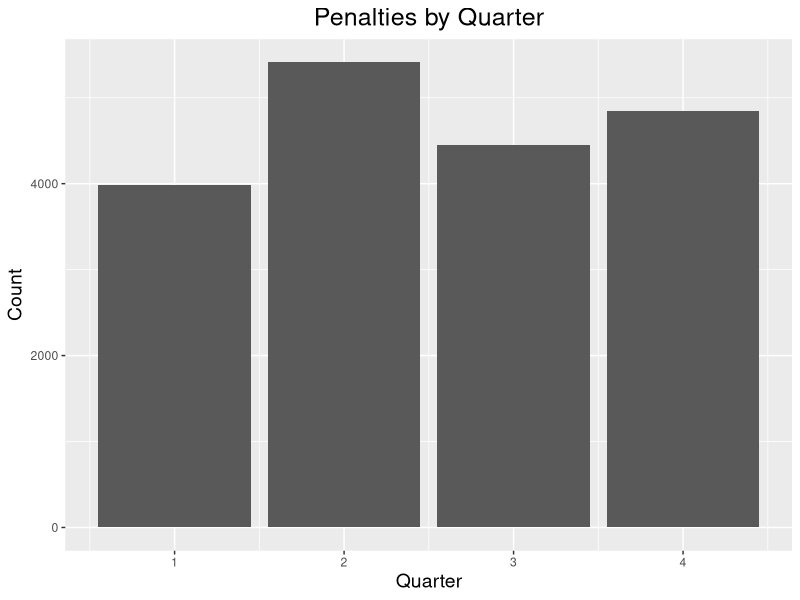

This chart was generated by the following R code: (Note: this script raises an error after producing the figure.)
## ---- chunk 1
knitr::opts_chunk$set(echo = TRUE)
## ---- chunk 2
df <- read.csv('./data/df_ref.csv')
## ---- chunk 3
library(ggplot2)
library(dplyr)
# Ignore penalties called in overtime (denoted by quarter 5)
df <- df %>%
  filter(Quarter < 5)
ggplot(df, aes(x=Quarter)) +
  geom_bar() +
  ggtitle("Penalties by Quarter") +
  xlab("Quarter") +
  ylab("Count") +
  theme(axis.title.x = element_text(size = 14),
      axis.title.y = element_text(size = 14),
      plot.title = element_text(hjust = 0.5, size = 18))
## ---- chunk 4
df_off <- df %>%
  filter(PenaltyTeam == OffenseTeam) %>%
  mutate(type = 'Offense Teams')
df_def <- df %>%
  filter(PenaltyTeam == DefenseTeam) %>%
  mutate(type = 'Defense Teams')

df2 <- rbind(df_off, df_def)
df2 <- df2[c(2,25,29)]

ggplot(df2, aes(x=Quarter)) +
  geom_bar(color = "blue", fill = "lightblue") +
  facet_wrap(~ type) +
  ggtitle("Penalty Distributions by Quarter: Defense vs. Offense") +
  xlab("Quarter") +
  ylab("Count") +
  theme(axis.title.x = element_text(size = 14),
      axis.title.y = element_text(size = 14),
      plot.title = element_text(hjust = 0.5, size = 18))
## ---- chunk 5
df_home <- df %>%
  filter(PenaltyTeam == Home) %>%
  mutate(type = 'Home Teams')
df_away <- df %>%
  filter(PenaltyTeam == Away) %>%
  mutate(type = 'Away Teams')

df3 <- rbind(df_home, df_away)
df3 <- df3[c(2,25,29)]

ggplot(df3, aes(x=Quarter)) +
  geom_bar(color = "blue", fill = "lightblue") +
  facet_wrap(~ type) +
  ggtitle("Penalty Distributions by Quarter: Away vs. Home") +
  xlab("Quarter") +
  ylab("Count") +
  theme(axis.title.x = element_text(size = 14),
      axis.title.y = element_text(size = 14),
      plot.title = element_text(hjust = 0.5, size = 18))
## ---- chunk 6
#Get mean and standard deviation for YardLine
m <- mean(df$YardLine)
std_dev <- sd(df$YardLine)

#Histogram of penalty yard lines
ggplot(df, aes(x=YardLine)) +
  geom_histogram(aes(y = ..density..),
                 binwidth = 5,
                 color = "blue", fill = "lightgreen") +
  geom_density(color = "black", lwd=1.0) +
  stat_function(fun = dnorm, args = list(mean = m, sd = std_dev),
                color = "red", lwd = 1.0) +
  theme(plot.title = element_text(hjust = 0.5, size = 18),
        axis.title.x = element_text(size = 16),
        axis.title.y = element_text(size = 16)) +
  ggtitle("Penalties by Yard Line") +
  xlab("Yard Line") +
  ylab("Density")

## Should we not compare this to the distribution of all plays to determine if penalty frequency simply matches the frequency of play at a certain yardage?

## ---- chunk 7
library(tidyverse)
df_subset <- df %>%
  group_by(Referee) %>%
  summarise(mean_yard_line = mean(YardLine)) %>%
  filter(!is.na(Referee))

ggplot(df_subset, aes(x=mean_yard_line,
                      y=fct_reorder(Referee, mean_yard_line))) +
  geom_point() +
  ggtitle("Penalty Yard Line Averages by Referee") +
  scale_y_discrete(name = 'Referee') +
  scale_x_continuous(name = "Mean Yard Line") +
  theme(plot.title = element_text(hjust = 0.5, size = 16),
      axis.title.x = element_text(size = 12),
      axis.title.y = element_text(size = 12))
## ---- chunk 8
bill_df <- df %>%
  filter(Referee == 'Bill Vinovich')

bill_penalty_types <- bill_df %>%
  group_by(PenaltyType) %>%
  summarise(count = length(PenaltyType))

bill_hist <- ggplot(bill_penalty_types, aes(x = reorder(PenaltyType, - count), y = count)) +
  geom_bar(stat = "identity") +
  theme(plot.title = element_text(hjust = 0.5),
        axis.text.x = element_text(angle = 45, hjust = 1)) +
  xlab("Penalty Type") +
  ylab("Average Number called per Game") +
  ggtitle("Bill Vinovich - Count of Penalty Types Called Per Game")

bill_hist
## ---- chunk 9
knitr::opts_chunk$set(echo = FALSE)
## ---- chunk 10
#Calculating Average ref data
df_ref <- df
totalNumberOfGames = nlevels(as.factor(paste(df_ref$GameDate, df_ref$Home)))

#Calculating number of games each ref worked
totalNumberOfGamesByRef <- unique(df_ref[c("Referee", "GameDate")]) %>% group_by(Referee) %>% summarize(numReffed = n())


#Adding the total game numbers to the df_ref
df_ref = merge(df_ref, totalNumberOfGamesByRef, by = "Referee")


#Getting average penalty types called for all refs
averagePenaltyTypeCalled = table(df_ref$PenaltyType) / totalNumberOfGames
df_averagePenaltyTypeCalled = as.data.frame(averagePenaltyTypeCalled)
colnames(df_averagePenaltyTypeCalled) = c("PenaltyType", "FreqTotal")


#Getting Average called by refs
PenTypeCounts <- df_ref %>% group_by(Referee, PenaltyType) %>% 
    summarize(Freq = n() / numReffed[1])

#Removing NA/Other Categories
PenTypeCounts <- PenTypeCounts[!is.na(PenTypeCounts$Referee),]
PenTypeCounts <- PenTypeCounts[PenTypeCounts$PenaltyType != "OTHER",]


#Changing Data sorted by ref to diversion from average of all refs
for (penType in levels(df_ref$PenaltyType)){
  PenTypeCounts[PenTypeCounts$PenaltyType == penType,]$Freq = 
 1  - PenTypeCounts[PenTypeCounts$PenaltyType == penType,]$Freq/as.double(averagePenaltyTypeCalled[penType])
  
}

PenTypeCounts <- merge(PenTypeCounts, df_averagePenaltyTypeCalled, by = "PenaltyType")

hist_previous <- ggplot(df_averagePenaltyTypeCalled, aes(x = reorder(PenaltyType, - FreqTotal), y = FreqTotal)) + geom_bar(stat = "identity") + theme(plot.title = element_text(hjust = 0.5), axis.text.x  = element_text(angle=45, hjust = 1)) + xlab("Penalty Type") + ylab("Average Number called per Game") + ggtitle("Average Number of Each Penalty Type Called Per Game")
## ---- chunk 11
library(gridExtra)
grid.arrange(hist_previous, bill_hist, ncol = 2)
